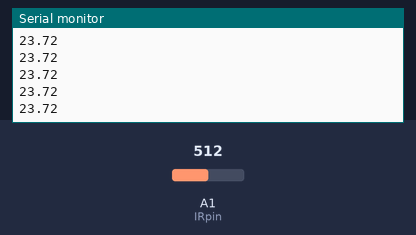
Bench run of a sketch on a simulated Arduino Uno, built with avr-gcc and run on an emulated ATmega328P. On the bench: the last lines printed to the serial monitor. The inputs (shaded band) are chosen by the test bench; at power-on: A1 (IRpin) = 512.

Above: at 1.2 s.
1.3 s: A1 (IRpin) set to 0
At 1.32 s:
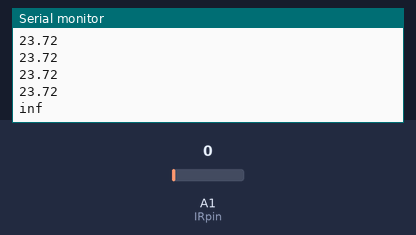
3.2 s: A1 (IRpin) set to 122
At 3.23 s:
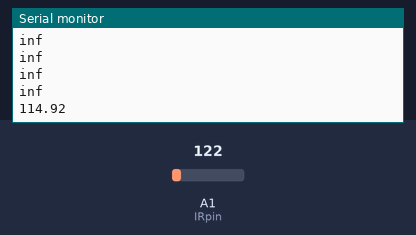

The sketch:

SHARP_IR_sensor.ino
```cpp
int IRpin = 1;
void setup(){
  Serial.begin(9600);
}

void loop(){
  float volts = analogRead(IRpin)*0.0048828125;
  float distance = 65*pow(volts,-1.10);
  Serial.println(distance);
  delay(100);
}
```

Measured:
- after the input at 1.3 s, the serial monitor: prints a new line at once (image 1)
- after the input at 3.2 s, the serial monitor: prints a new line at once (image 2)
